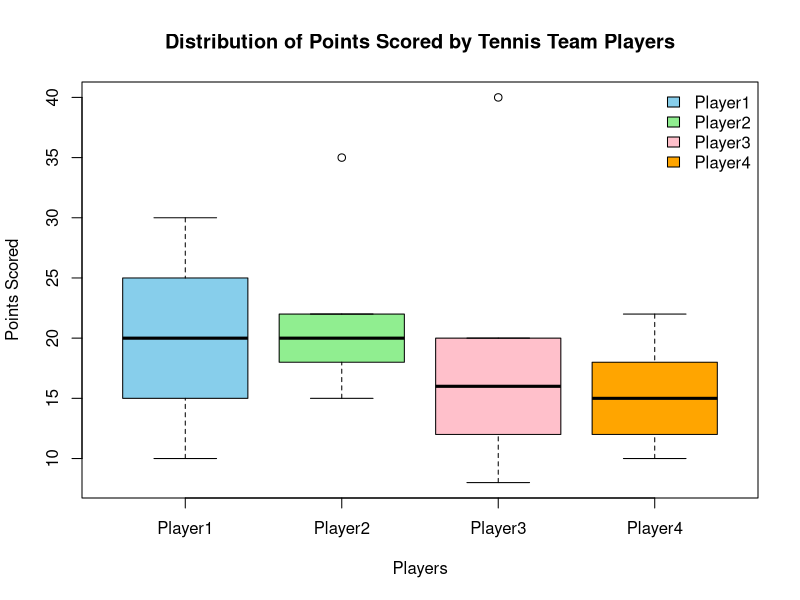

Generate this figure with R:
player1 <- c(10, 15, 20, 25, 30)
player2 <- c(15, 18, 20, 22, 35)
player3 <- c(8, 12, 16, 20, 40)
player4 <- c(10, 12, 15, 18, 22)
tennis_data <- data.frame(Player1 = player1, Player2 = player2, Player3 = player3, Player4 = player4)
boxplot(tennis_data, 
        main = "Distribution of Points Scored by Tennis Team Players",
        xlab = "Players",
        ylab = "Points Scored",
        col = c("skyblue", "lightgreen", "pink", "orange"),
        border = "black")
legend("topright", legend = colnames(tennis_data), fill = c("skyblue", "lightgreen", "pink", "orange"), bty = "n")